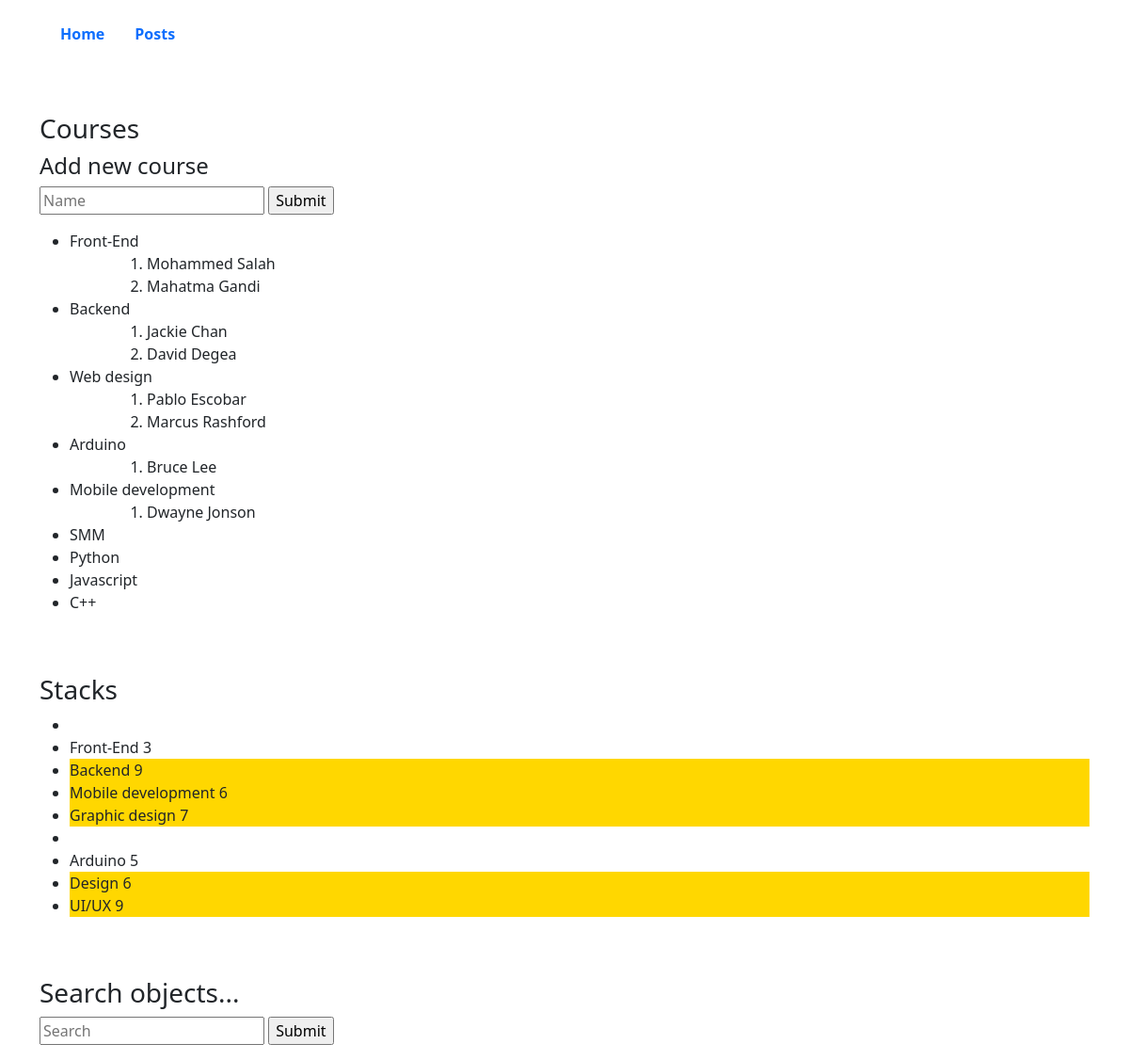
The app's page /, older data.
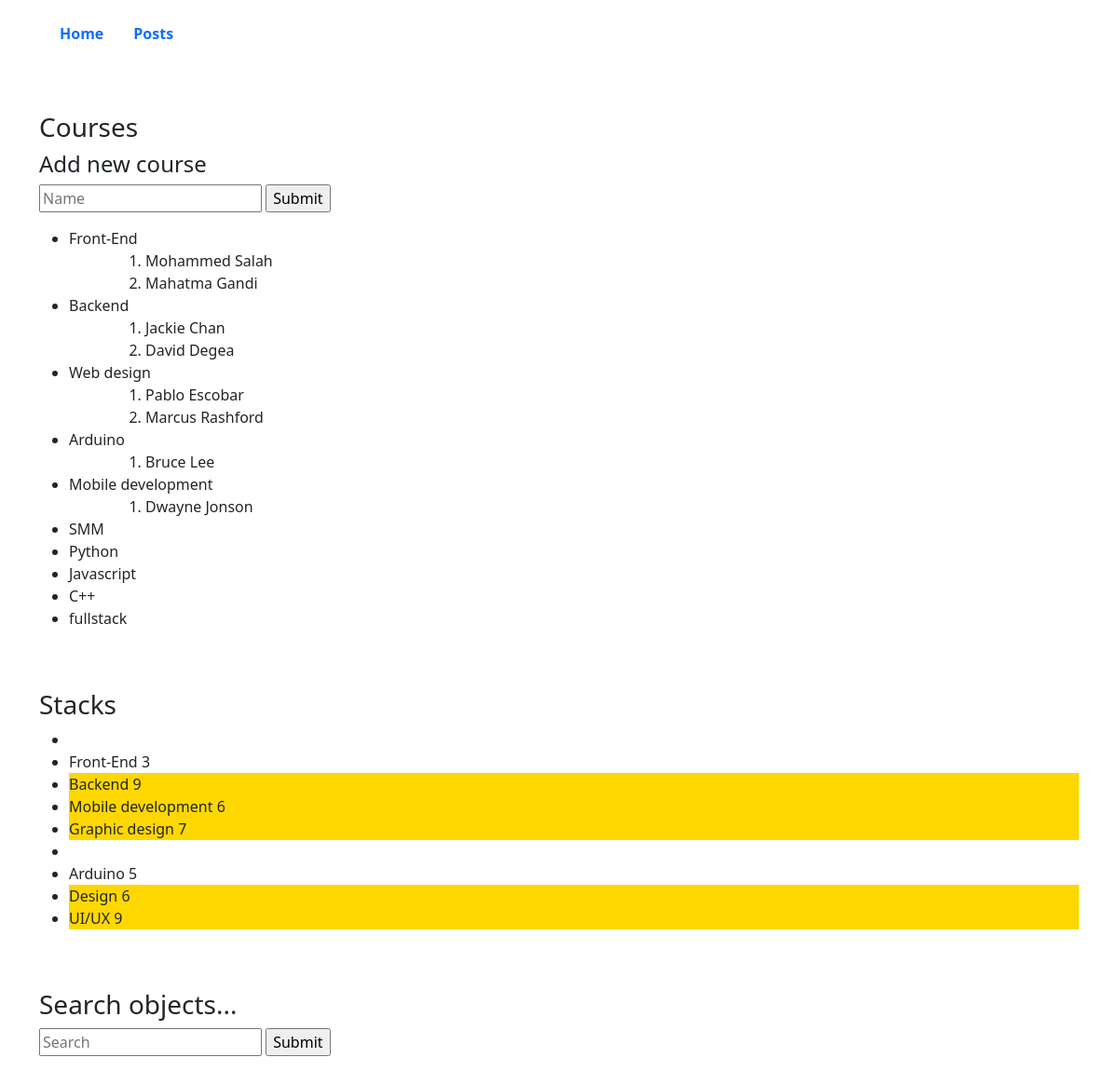
The same page, newer data.
### main_app/models.py (models this page shows, shortened)
class Course(models.Model):
    name = models.CharField(max_length=100)

class Student(models.Model):
    name = models.CharField(max_length=100)
    age = models.PositiveIntegerField(default=0)
    course = models.ForeignKey("Course", on_delete=models.CASCADE, related_name="students")

class Stacks(models.Model):
    name = models.CharField(max_length=100, unique=True)
    stars = models.PositiveSmallIntegerField(default=0)

### main_app/views.py (the view)
# urls.py: path('', views.testView, name='test'),
def testView(request):
    stacks = Stacks.objects.all()
    course = Course.objects.all()
    data = {
        "stacks":stacks,
        "courses":course
    }
    return render(request, "index.html", context=data)

### templates/index.html (shortened to what this page needs)
{% extends 'base.html' %}
{% load static %}
{% block content %}
    <main>
        <br>
        <br>
        <div class="container">
            <h3 >Courses</h3>
            <h4>Add new course</h4>
            <form action="{% url 'main_app:add_course' %}" method="POST">
                <p>
                    <input type="text" name="name" maxlength="100" placeholder="Name">
                    <input type="submit">
                </p>
            </form>
            <ul>
                {% for course in courses %}
                    <li>
                        {{course.name}}
                        <ol style="margin-left: 50px;">
                            {% for std in course.students.all %}
                            <li>{{std.name}}</li>
                            {% endfor %}
                        </ol>
                    </li>
                {% endfor %}
            </ul>
        </div>
        <br>
        <br>
        <div class="container">
            <h3>Stacks</h3>
            <ul>
                {% for stack in stacks %}
                    {% if stack.stars > 5 %}
                    <li style="background-color: gold;">
                        {{stack.name}} <box-icon name='star'></box-icon>
                        {{stack.stars}}
                    </li>
                    {% else %}
                    <li>
                        <li>
                            {{stack.name}} <box-icon name='star'></box-icon>
                            {{stack.stars}}
                        </li>
                    </li>
                    {% endif %}
                {% endfor %}
            </ul>
        </div>
        <br>
        <br>
        <div class="container">
            <div class="my">
                <h3>Search objects...</h3>
                <form action="{% url 'main_app:search' %}" method="get">
                    <input type="text" name="q" placeholder="Search">
                    <input type="submit">
                </form>
            </div>
        </div>
    </main>
{% endblock %}

Row changes from the older to the newer data that the page shows:
added Course: name "fullstack"
